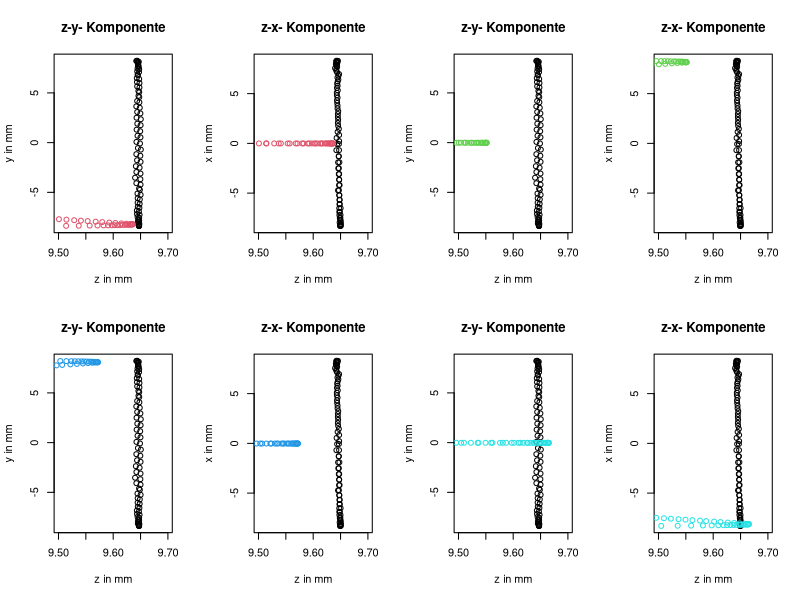

This figure's R source:
v2 <- read.table("data/ventil-kreis_2.txt"
               , skip=2
               , sep=" "
               , row.names = NULL)
v1 <- read.table("data/ventil-kreis_1.txt"
               , skip=2
               , sep=" "
               , row.names=NULL)


scns <- c("SCN1"
        , "SCN3"
        , "SCN4"
        , "SCN5"
        , "SCN6"
        , "SCN7")

par(mfrow=c(2,4))
for(no in 1:4){ 
scn <-scns[no] 
i <- which(v2[,1] == scn)

plot(v1[, 5]
   , v1[, 4]
   , xlim=c(9.5, 9.7)
   , main= "z-y- Komponente"
   , xlab = "z in mm"
   , ylab = "y in mm");
points(v2[i, 5]
     , v2[i, 4]
     , col=no + 1)

plot(v1[, 5]
   , v1[, 3]
   , xlim=c(9.5, 9.7)
   , main= "z-x- Komponente"
   , xlab = "z in mm"
   , ylab = "x in mm");
points(v2[i, 5]
     , v2[i, 3]
     , col=no + 1)
}
par(mfrow=c(1,1))
